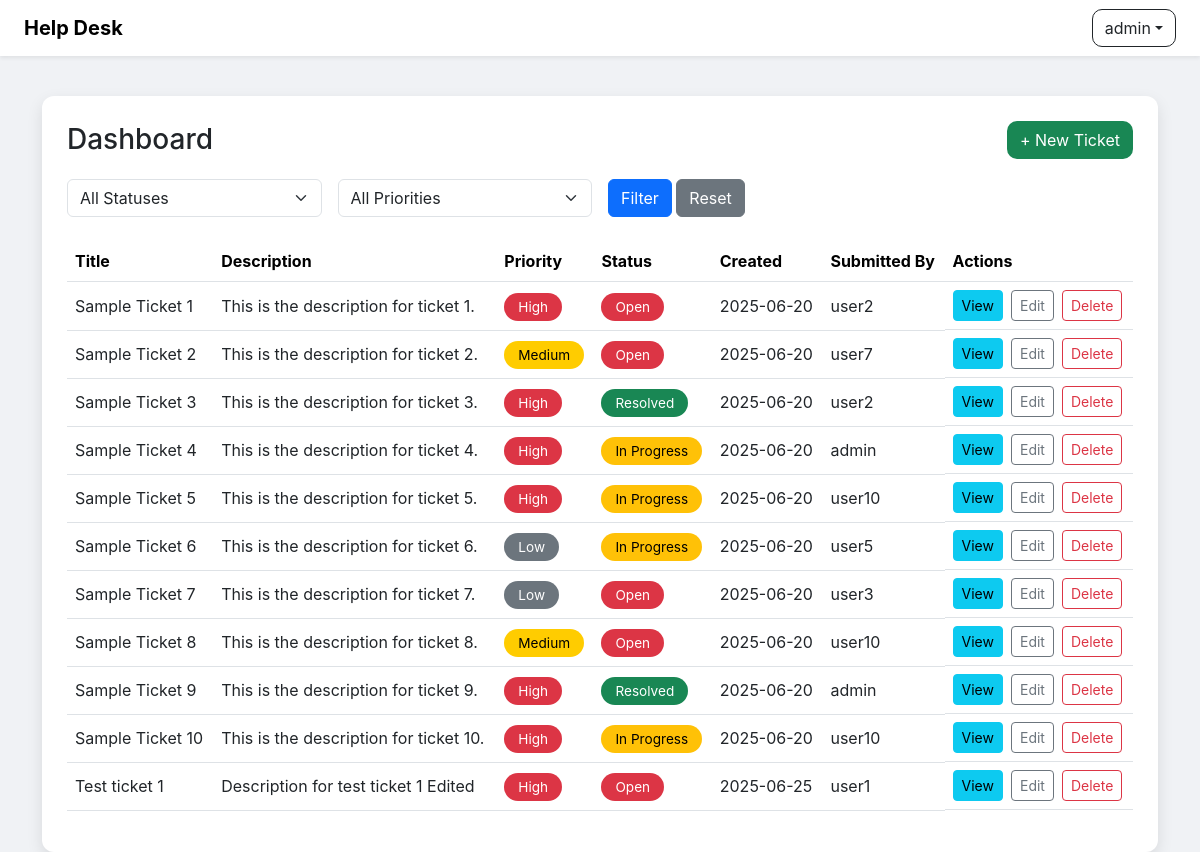
/ (signed in), run on the app's committed database.
### models.py (models this page shows)
class User(db.Model, UserMixin):
    id = db.Column(db.Integer, primary_key=True)
    username = db.Column(db.String(20), nullable=False, unique=True)
    password = db.Column(db.String(80), nullable=False)
    role = db.Column(db.String(20), default='user')
    is_deleted = db.Column(db.Boolean, default=False)
    def is_admin(self):
        return self.role == 'admin'

class Ticket(db.Model):
    id = db.Column(db.Integer, primary_key=True)
    title = db.Column(db.String(200), nullable=False)
    description = db.Column(db.Text, nullable=False)
    priority = db.Column(db.String(20), default="Medium")
    status = db.Column(db.String(20), default="Open")
    user_id = db.Column(db.Integer, db.ForeignKey('user.id'), nullable=False)
    user = db.relationship('User', backref='tickets')
    created_at = db.Column(db.DateTime, default=db.func.current_timestamp())
    is_deleted = db.Column(db.Boolean, default=False)

### app.py (the view)
@app.route('/', methods=['GET', 'POST'])
@login_required
def dashboard():
    query = Ticket.query.filter_by(is_deleted=False)
    if not current_user.is_admin():
        query = query.filter_by(user_id=current_user.id)
    status = request.args.get('status')
    priority = request.args.get('priority')
    if status:
        query = query.filter_by(status=status)
    if priority:
        query = query.filter_by(priority=priority)
    tickets = query.all()
    return render_template('dashboard.html', tickets=tickets)

### app.py (called while the page is built)
@login_manager.user_loader
def load_user(user_id):
    return User.query.get(int(user_id))

### templates/dashboard.html (shortened to what this page needs)
<!DOCTYPE html>
<html lang="en">
<head>
  <link rel="stylesheet" href="https://cdn.jsdelivr.net/npm/bootstrap@5.3.0/dist/css/bootstrap.min.css" />
</head>
<body>
{% include "navbar.html" %}
  <div class="container">
    <div class="dashboard-card">
      <div class="dashboard-header">
        <h3 class="mb-0">Dashboard</h3>
        <a href="{{ url_for('new_ticket') }}" class="btn btn-new-ticket">+ New Ticket</a>
      </div>
      <form method="get" class="row g-3 mb-4">
  <div class="col-md-3">
    <select name="status" class="form-select">
      <option value="">All Statuses</option>
    </select>
  </div>
  <div class="col-md-3">
    <select name="priority" class="form-select">
      <option value="">All Priorities</option>
    </select>
  </div>
  <div class="col-md-3">
    <button type="submit" class="btn btn-primary">Filter</button>
    <a href="{{ url_for('dashboard') }}" class="btn btn-secondary">Reset</a>
  </div>
</form>
      <div class="table-responsive">
        <table class="table table-hover align-middle">
          <thead>
            <tr>
              <th>Title</th>
              <th>Description</th>
              <th>Priority</th>
              <th>Status</th>
              <th>Created</th>
              {% if current_user.is_admin() %}
                <th>Submitted By</th>
              {% endif %}
              <th>Actions</th>
            </tr>
          </thead>
          <tbody>
            {% for ticket in tickets %}
              <tr>
                <td>{{ ticket.title }}</td>
                <td>
                  {{ ticket.description[:100] }}{% if ticket.description|length > 100 %}...{% endif %}
                </td>
                <td>
                  <span class="priority-pill {% if ticket.priority == 'High' %} priority-high
                    {% elif ticket.priority == 'Medium' %} priority-medium
                    {% else %} priority-low {% endif %}">
                    {{ ticket.priority }}
                  </span>
                </td>
                <td>
                  <span class="status-pill {% if ticket.status == 'Open' %} status-open
                    {% elif ticket.status == 'In Progress' %} status-in-progress
                    {% else %} status-resolved {% endif %}">
                    {{ ticket.status }}
                  </span>
                </td>
                <td>{{ ticket.created_at.strftime('%Y-%m-%d') }}</td>
                {% if current_user.is_admin() %}
                  <td>{{ ticket.user.username }}</td>
                {% endif %}
                <td class="actions">
                  <a href="{{ url_for('view_ticket', ticket_id=ticket.id) }}" class="btn btn-info btn-sm">View</a>
                  <a href="{{ url_for('edit_ticket', ticket_id=ticket.id) }}" class="btn btn-sm btn-outline-secondary">Edit</a>
                  <form method="POST" action="{{ url_for('delete_ticket', ticket_id=ticket.id) }}" class="d-inline" onsubmit="return confirmDelete();">
                    <button type="submit" class="btn btn-sm btn-outline-danger">Delete</button>
                  </form>
                </td>
              </tr>
            {% endfor %}
          </tbody>
        </table>
      </div>
    </div>
  </div>
</body>
</html>

### templates/navbar.html (shortened to what this page needs)
<nav class="navbar navbar-expand-lg navbar-light bg-white shadow-sm">
  <div class="container-fluid px-4">
    <a class="navbar-brand fw-bold" href="{{ url_for('dashboard') }}">Help Desk</a>
    <div class="d-flex align-items-center">
      {% if current_user.is_authenticated %}
      <div class="dropdown">
        <button class="btn btn-outline-dark dropdown-toggle d-flex align-items-center" type="button" id="userMenu" data-bs-toggle="dropdown" aria-expanded="false">
          {{ current_user.username }}
        </button>
      </div>
      {% endif %}
    </div>
  </div>
</nav>

### templates/dashboard.html (style rules this page uses)
body { background-color: #f0f2f5; font-family: 'Inter', sans-serif; }
.navbar { background-color: #212529; }
.navbar-brand { font-weight: bold; color: #f8f9fa; }
.dashboard-card { background: #ffffff; border-radius: 12px; box-shadow: 0 6px 16px rgba(0, 0, 0, 0.1); padding: 25px; margin-top: 40px; }
.dashboard-header { display: flex; justify-content: space-between; align-items: center; margin-bottom: 20px; }
.table th { color: black; }
.status-pill, .priority-pill { padding: 6px 14px; border-radius: 20px; font-size: 0.85em; }
.status-open { background-color: #dc3545; color: white; }
.status-in-progress { background-color: #ffc107; color: black; }
.status-resolved { background-color: #198754; color: white; }
.priority-high { background-color: #dc3545; color: white; }
.priority-medium { background-color: #ffcc00; color: black; }
.priority-low { background-color: #6c757d; color: white; }
.btn-new-ticket { border-radius: 10px; background-color: #198754; color: white; }
.actions { display: flex; gap: 8px; }
.navbar-brand { font-size: 1.25rem; color: black; }
.dropdown-toggle { border-radius: 10px; }

### data on the page
User: username "admin"
Ticket: title "Sample Ticket 1", description "This is the description for ticket 1.", priority "High", status "Open", created_at "2025-06-20", user.username "user2"
Ticket: title "Sample Ticket 2", description "This is the description for ticket 2.", priority "Medium", status "Open", created_at "2025-06-20", user.username "user7"
Ticket: title "Sample Ticket 3", description "This is the description for ticket 3.", priority "High", status "Resolved", created_at "2025-06-20", user.username "user2"
Ticket: title "Sample Ticket 4", description "This is the description for ticket 4.", priority "High", status "In Progress", created_at "2025-06-20", user.username "admin"
Ticket: title "Sample Ticket 5", description "This is the description for ticket 5.", priority "High", status "In Progress", created_at "2025-06-20", user.username "user10"
Ticket: title "Sample Ticket 6", description "This is the description for ticket 6.", priority "Low", status "In Progress", created_at "2025-06-20", user.username "user5"
Ticket: title "Sample Ticket 7", description "This is the description for ticket 7.", priority "Low", status "Open", created_at "2025-06-20", user.username "user3"
Ticket: title "Sample Ticket 8", description "This is the description for ticket 8.", priority "Medium", status "Open", created_at "2025-06-20", user.username "user10"
Ticket: title "Sample Ticket 9", description "This is the description for ticket 9.", priority "High", status "Resolved", created_at "2025-06-20", user.username "admin"
Ticket: title "Sample Ticket 10", description "This is the description for ticket 10.", priority "High", status "In Progress", created_at "2025-06-20", user.username "user10"
Ticket: title "Test ticket 1", description "Description for test ticket 1 Edited", priority "High", status "Open", created_at "2025-06-25", user.username "user1"
